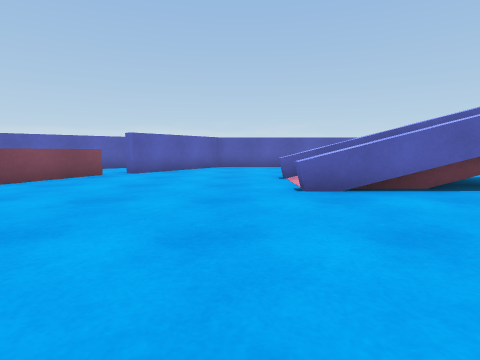
View 1 (above)

16 first-person views from a walk through a Unity game level. The camera is 0.58 m above the floor, tilts 6° down and sees 80° across. The floor is counted in squares, 1 m on a side. Each view is taken from the middle of a square. On the plan, view 1 faces up. The plan holds only what a view shows up to about 9 squares ahead; the rest is blank.

View 2
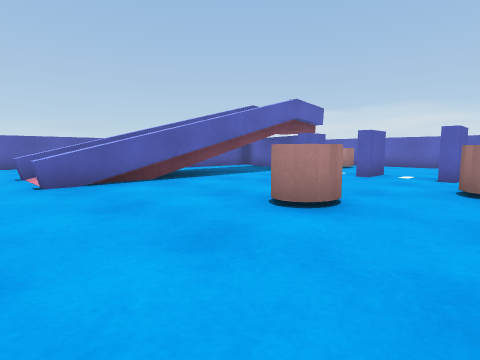

View 3
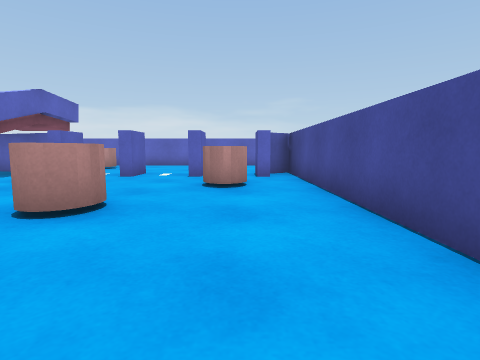

View 4
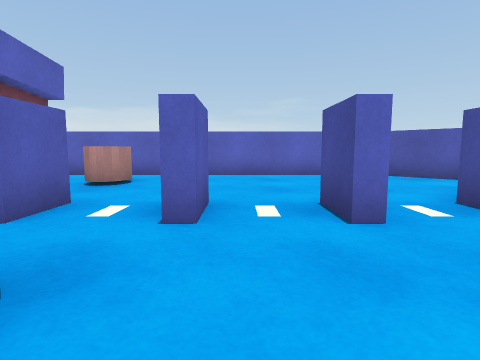

View 5
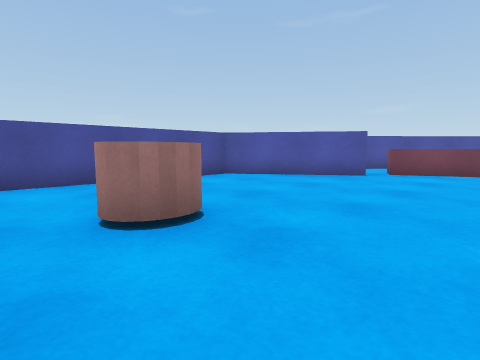

View 6
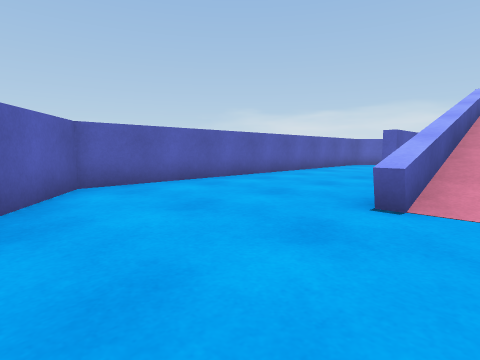

View 7
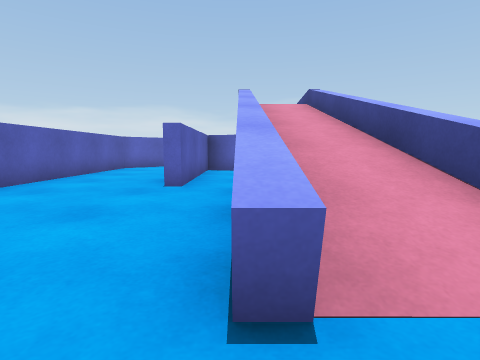

View 8
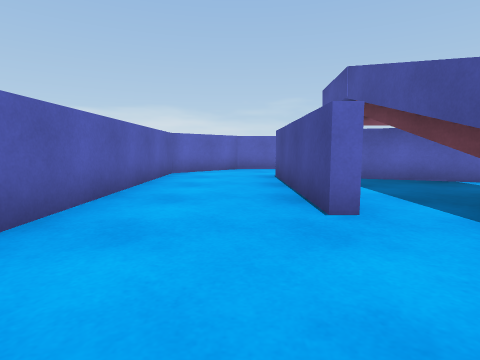

View 9
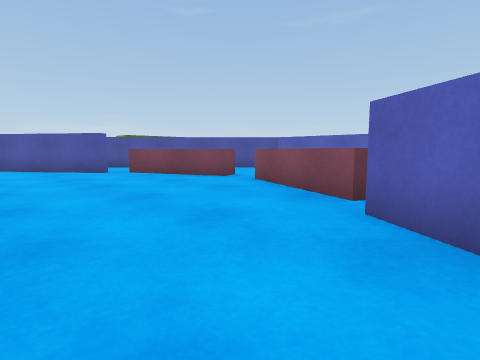

View 10
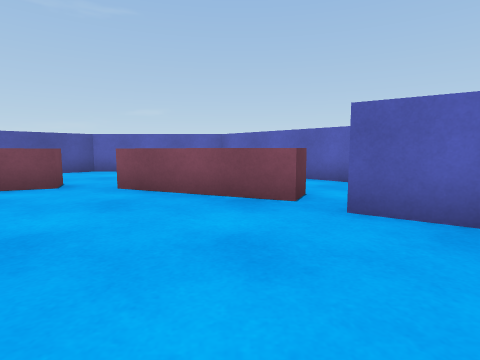

View 11
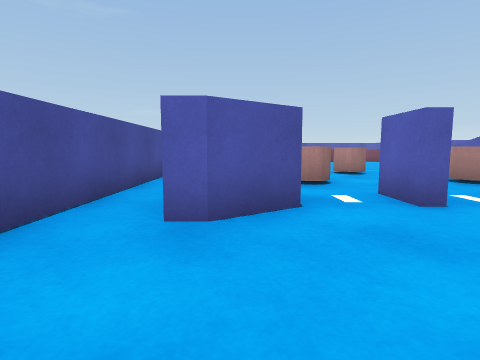

View 12
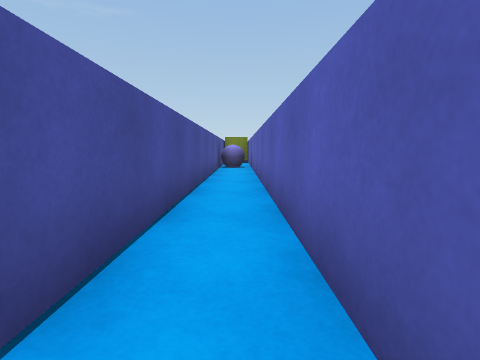

View 13
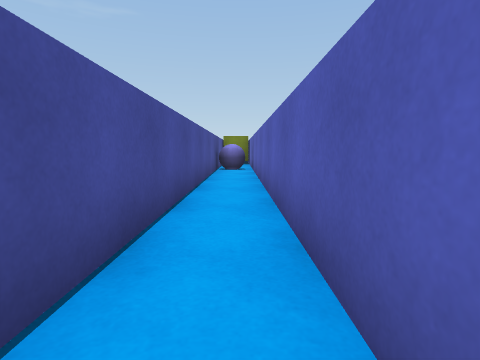

View 14
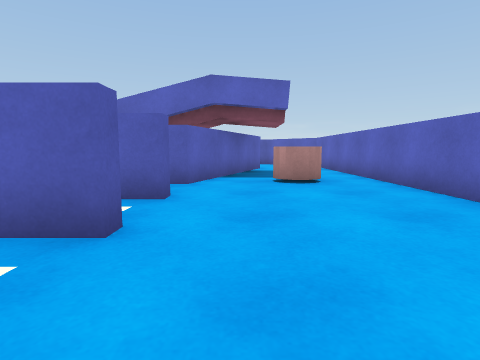

View 15
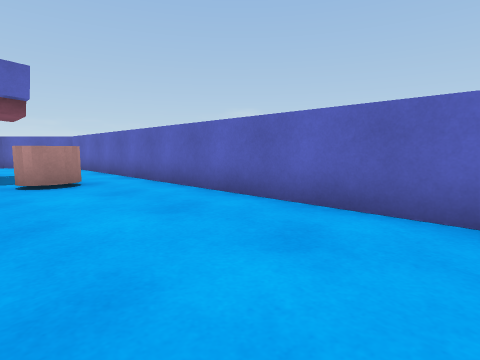

View 16
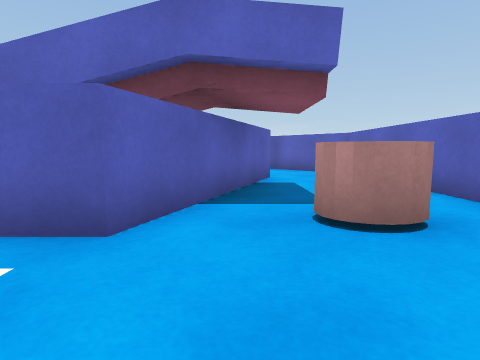

### Floor plan
Key: @ floor where view 1 was taken; # wall or solid block; . floor; / step, stairs or slope; = window, fence, low wall or low ledge; ^ raised ledge; C cylinder.
Columns run from 6 left of view 1 to 11 right of it. Each row starts with its distance up from view 1.
 10      ############
  9     ##..........##
  8     #............#
  7 #####......####..#
  6   ^#...^^^==#.#..#
  5   ^..../////=##..#
  4   #....^^^=..##..#
  3  #^.........##.C.#
  2   ^........C##...#
  1 # ^#.....C.......#
  0 #####.@......#...#
 -1     ##.....C.....#
 -2     ##########...#
 -3     ##..........##
 -4     ###########

Where each view was taken, in squares from view 1:
view 1: 0 up, 0 right, facing up
view 2: 1 down, 0 right, facing up-right
view 3: 1 down, 0 right, facing right
view 4: 1 up, 4 right, facing right
view 5: 3 up, 4 right, facing down-left
view 6: 5 up, 2 left, facing up-right
view 7: 6 up, 0 right, facing right
view 8: 8 up, 2 right, facing right
view 9: 8 up, 0 right, facing down-left
view 10: 6 up, 0 right, facing left
view 11: 2 down, 10 right, facing left
view 12: 3 down, 8 right, facing left
view 13: 3 down, 7 right, facing left
view 14: 2 down, 8 right, facing up
view 15: 2 down, 8 right, facing up-right
view 16: 1 up, 8 right, facing up
